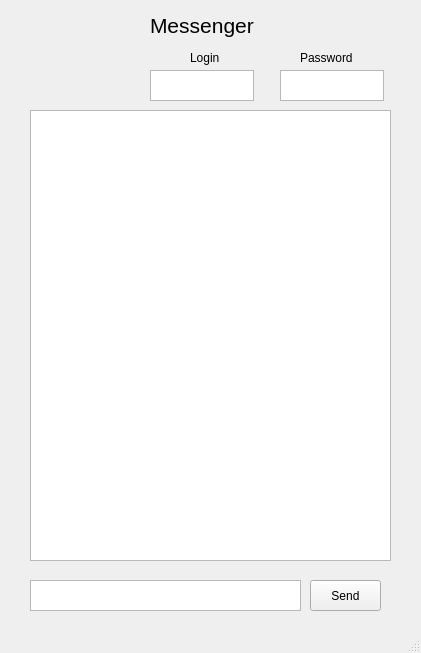
<?xml version="1.0" encoding="UTF-8"?>
<ui version="4.0">
 <class>MainWindow</class>
 <widget class="QMainWindow" name="MainWindow">
  <property name="geometry">
   <rect>
    <x>0</x>
    <y>0</y>
    <width>421</width>
    <height>653</height>
   </rect>
  </property>
  <property name="windowTitle">
   <string>MainWindow</string>
  </property>
  <widget class="QWidget" name="centralwidget">
   <widget class="QTextBrowser" name="textBrowser">
    <property name="geometry">
     <rect>
      <x>30</x>
      <y>110</y>
      <width>361</width>
      <height>451</height>
     </rect>
    </property>
    <property name="frameShape">
     <enum>QFrame::StyledPanel</enum>
    </property>
   </widget>
   <widget class="QTextEdit" name="textEdit">
    <property name="geometry">
     <rect>
      <x>30</x>
      <y>580</y>
      <width>271</width>
      <height>31</height>
     </rect>
    </property>
   </widget>
   <widget class="QPushButton" name="pushButton">
    <property name="geometry">
     <rect>
      <x>310</x>
      <y>580</y>
      <width>71</width>
      <height>31</height>
     </rect>
    </property>
    <property name="mouseTracking">
     <bool>false</bool>
    </property>
    <property name="contextMenuPolicy">
     <enum>Qt::PreventContextMenu</enum>
    </property>
    <property name="autoFillBackground">
     <bool>false</bool>
    </property>
    <property name="text">
     <string>Send</string>
    </property>
   </widget>
   <widget class="QTextEdit" name="textEdit_2">
    <property name="geometry">
     <rect>
      <x>150</x>
      <y>70</y>
      <width>104</width>
      <height>31</height>
     </rect>
    </property>
   </widget>
   <widget class="QTextEdit" name="textEdit_3">
    <property name="geometry">
     <rect>
      <x>280</x>
      <y>70</y>
      <width>104</width>
      <height>31</height>
     </rect>
    </property>
   </widget>
   <widget class="QLabel" name="label">
    <property name="geometry">
     <rect>
      <x>190</x>
      <y>50</y>
      <width>55</width>
      <height>16</height>
     </rect>
    </property>
    <property name="text">
     <string>Login</string>
    </property>
   </widget>
   <widget class="QLabel" name="label_2">
    <property name="geometry">
     <rect>
      <x>300</x>
      <y>50</y>
      <width>55</width>
      <height>16</height>
     </rect>
    </property>
    <property name="text">
     <string>Password</string>
    </property>
   </widget>
   <widget class="QLabel" name="label_3">
    <property name="geometry">
     <rect>
      <x>150</x>
      <y>10</y>
      <width>131</width>
      <height>31</height>
     </rect>
    </property>
    <property name="font">
     <font>
      <pointsize>16</pointsize>
     </font>
    </property>
    <property name="text">
     <string>Messenger</string>
    </property>
   </widget>
  </widget>
  <widget class="QStatusBar" name="statusbar"/>
 </widget>
 <resources/>
 <connections/>
</ui>
